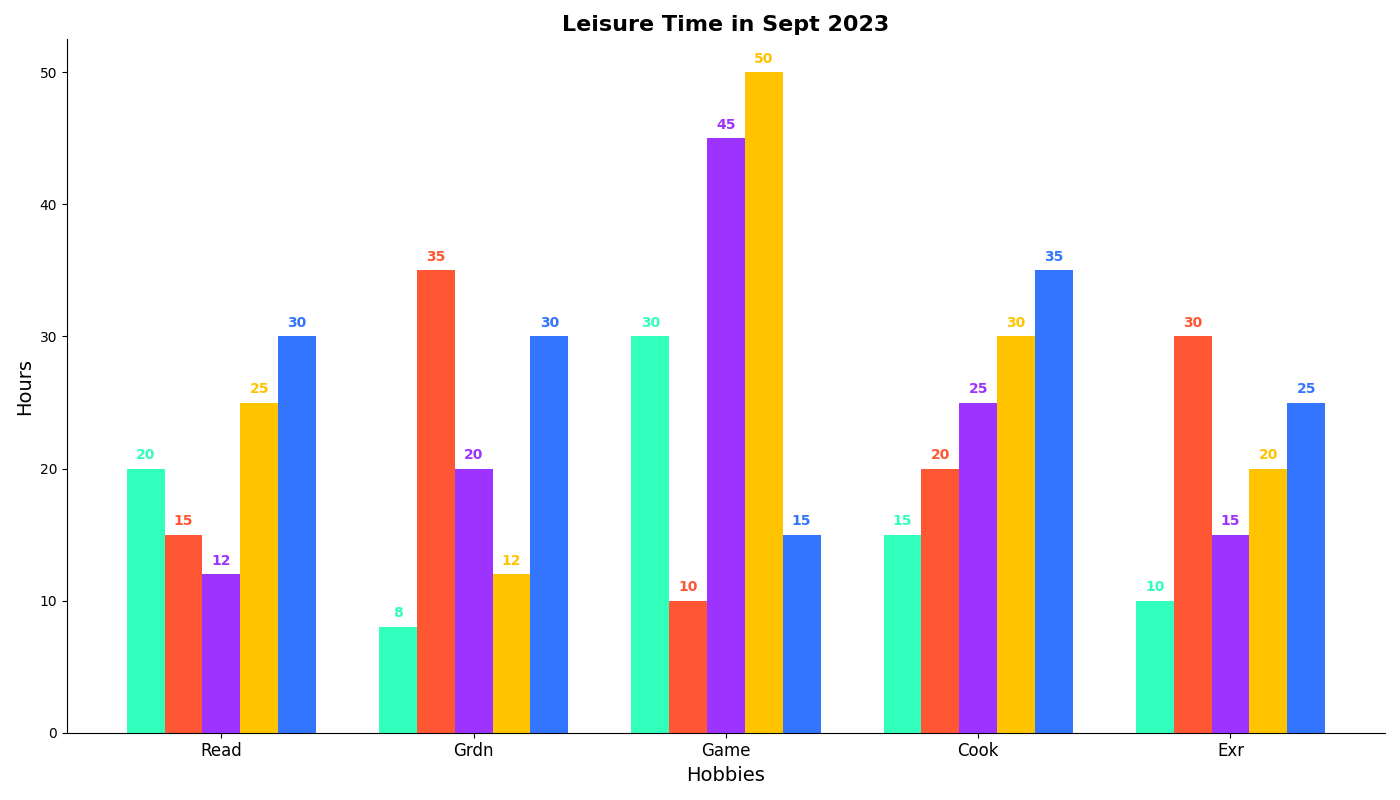

This chart was generated by the following Python code:
import matplotlib.pyplot as plt
import numpy as np

age_groups = ['Teens', '20s', '30s', '40s', '50+']
hobbies = ['Read', 'Grdn', 'Game', 'Cook', 'Exr']

# Manually shuffled some data values among age groups
data = {
    'Teens':       [20,  8, 30, 15, 10],  # values shuffled
    '20s':         [15, 35, 10, 20, 30],  # values shuffled
    '30s':         [12, 20, 45, 25, 15],  # values shuffled
    '40s':         [25, 12, 50, 30, 20],  # values shuffled
    '50+':         [30, 30, 15, 35, 25]   # values shuffled
}

fig, ax = plt.subplots(figsize=(14, 8))
bar_width = 0.15
indices = np.arange(len(hobbies))

colors = ['#33FFBD', '#FF5733', '#9D33FF', '#FFC300', '#3375FF']

for i, (age_group, color) in enumerate(zip(age_groups, colors)):
    offset = i * bar_width
    ax.bar(indices + offset, data[age_group], width=bar_width, color=color)

ax.set_xlabel('Hobbies', fontsize=14)
ax.set_ylabel('Hours', fontsize=14)
ax.set_title('Leisure Time in Sept 2023', fontsize=16, weight='bold')
ax.set_xticks(indices + bar_width * 2)
ax.set_xticklabels(hobbies, fontsize=12)

ax.spines['top'].set_visible(False)
ax.spines['right'].set_visible(False)

for i, (age_group, color) in enumerate(zip(age_groups, colors)):
    for j, value in enumerate(data[age_group]):
        ax.text(j + i * bar_width, value + 0.5, str(value),
                ha='center', va='bottom', fontsize=10, color=color, fontweight='bold')

plt.tight_layout()
plt.show()
